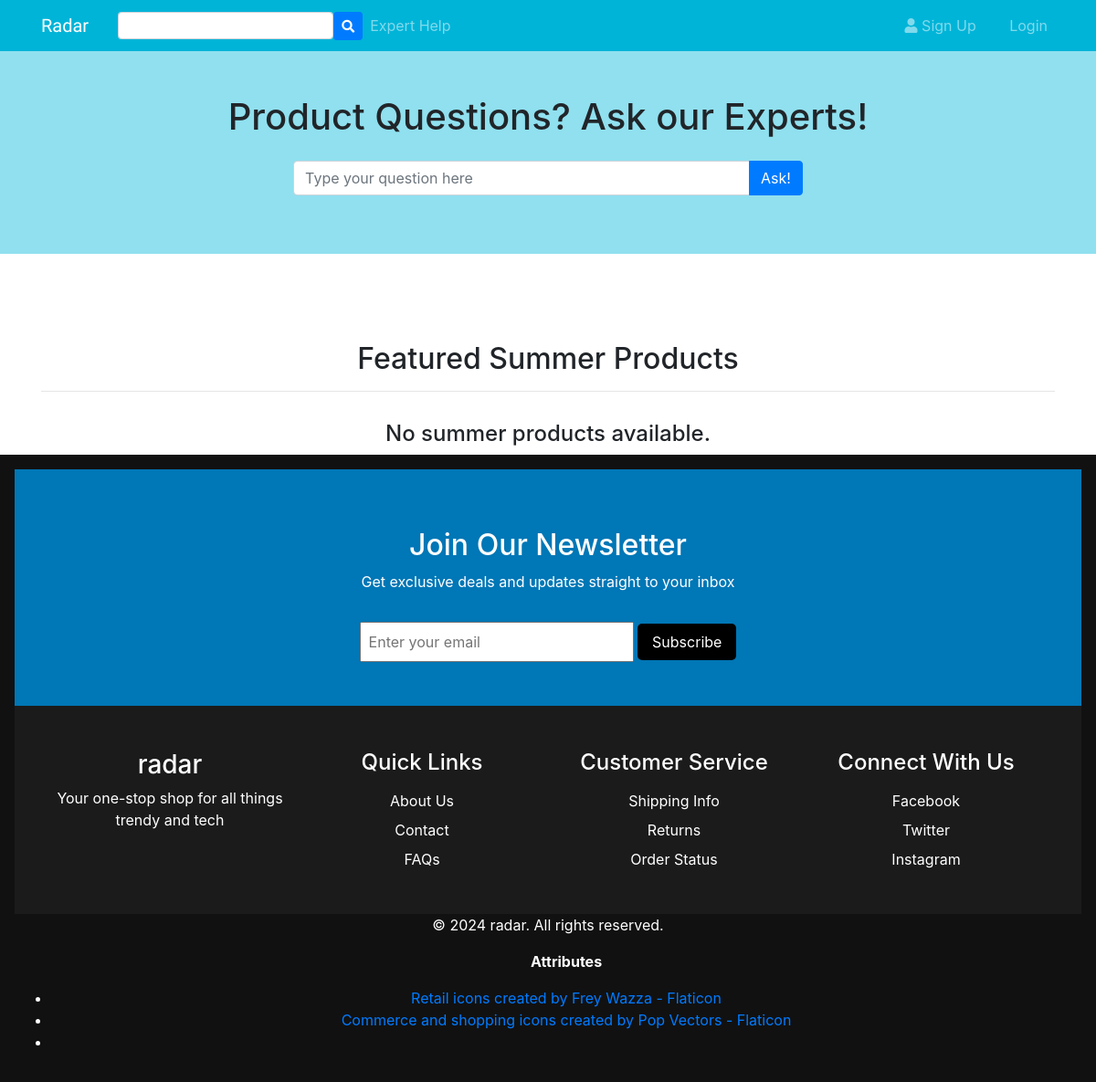
The app's page /shop.php, older data.
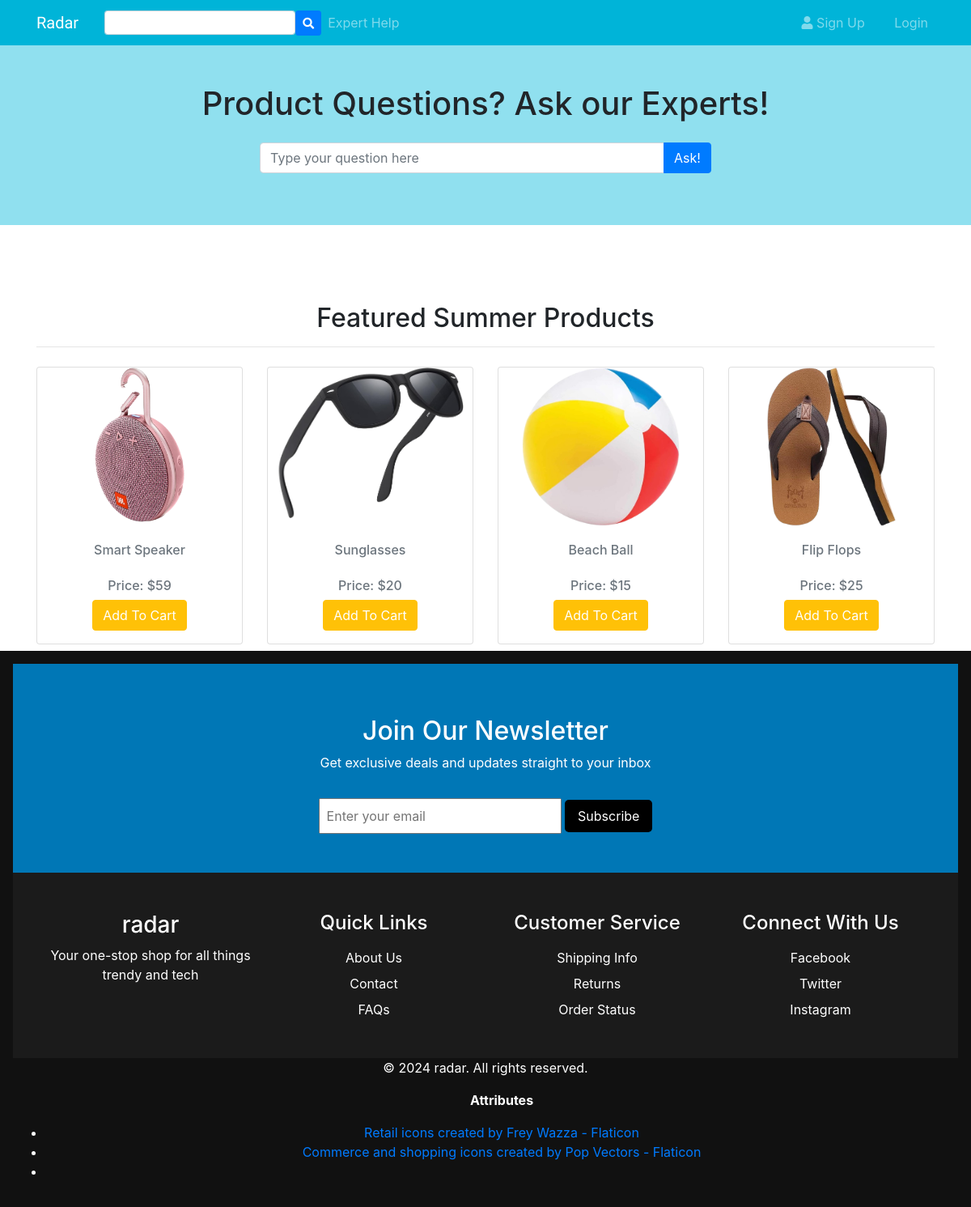
The same page, newer data.
### tables this page shows
CREATE TABLE `products` (
  `id` int(11) NOT NULL,
  `name` varchar(30) DEFAULT NULL,
  `price` int(20) NOT NULL,
  `image_path` varchar(255) DEFAULT NULL,
  `category` enum('','Electronics','Home','Fashion') NOT NULL DEFAULT '',
  `is_summer` tinyint(1) NOT NULL DEFAULT 0
);

### shop.php (the view, shortened to what this page needs)
<?php
include 'includes/check-if-added.php';
?>
<!DOCTYPE html>
<html lang="en">
<head>
    <link rel="stylesheet" href="includes/styles.css">
    <link rel="stylesheet" href="https://stackpath.bootstrapcdn.com/bootstrap/4.1.3/css/bootstrap.min.css">
    <link href="https://stackpath.bootstrapcdn.com/font-awesome/4.7.0/css/font-awesome.min.css" rel="stylesheet">
</head>
<body>
<?php include 'includes/question_bar.php'; ?>
<div class="container" style="margin-top:80px">
    <h2 class="text-center">Featured Summer Products</h2>
    <hr>
    <div class="row text-center">
        <?php
        $query = "SELECT * FROM products WHERE is_summer = 1";
        $result = mysqli_query($con, $query);
        if (mysqli_num_rows($result) > 0) {
            while ($row = mysqli_fetch_assoc($result)) {
                ?>
                <div class="col-md-3 col-6 py-2">
                    <div class="card">
                        <img src="<?php echo htmlspecialchars($row['image_path']); ?>" alt="<?php echo htmlspecialchars($row['name']); ?>" class="img-fluid pb-1" style="height:200px; object-fit: contain;">
                        <div class="figure-caption">
                            <h6><?php echo htmlspecialchars($row['name']); ?></h6>
                            <h6>Price: $<?php echo htmlspecialchars($row['price']); ?></h6>
                            <?php
                            if (!isset($_SESSION['email'])) {
                                ?>
                                <p><a href="index.php#login" role="button" class="btn btn-warning text-white">Add To Cart</a></p>
                                <?php
                            }
                            ?>
                        </div>
                    </div>
                </div>
                <?php
            }
        } else {
            echo "<h4 class='text-center w-100'>No summer products available.</h4>";
        }
        ?>
    </div>
</div>
<?php include('includes/footer.php'); ?>
</body>
</html>

Row changes from the older to the newer data that the page shows:
added products: image_path (picture), name "Smart Speaker", price "59"
added products: image_path (picture), name "Sunglasses", price "20"
added products: image_path (picture), name "Beach Ball", price "15"
added products: image_path (picture), name "Flip Flops", price "25"
Text that changed along with them:
text no longer shown: "No summer products available."
